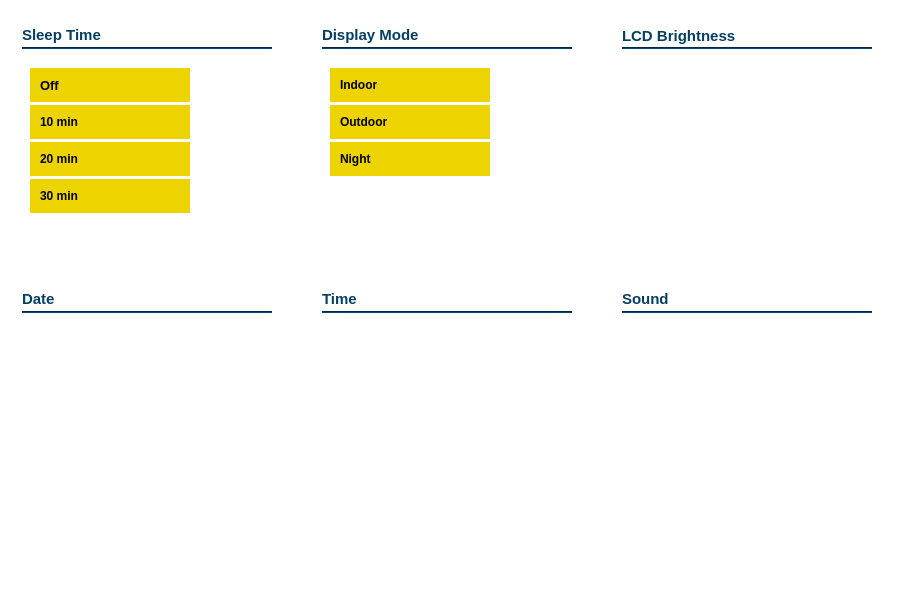
<?xml version="1.0" encoding="UTF-8"?>
<ui version="4.0">
 <class>dsdtset</class>
 <widget class="QWidget" name="dsdtset">
  <property name="geometry">
   <rect>
    <x>0</x>
    <y>0</y>
    <width>915</width>
    <height>598</height>
   </rect>
  </property>
  <property name="windowTitle">
   <string>Form</string>
  </property>
  <property name="styleSheet">
   <string notr="true">background-color: rgba(255, 255, 255,0.9);</string>
  </property>
  <widget class="QWidget" name="widget_2" native="true">
   <property name="geometry">
    <rect>
     <x>0</x>
     <y>0</y>
     <width>915</width>
     <height>598</height>
    </rect>
   </property>
   <property name="styleSheet">
    <string notr="true">QPushButton{font: 10pt &quot;Arial&quot;;font-weight:Bold;}
QPushButton{background-color: rgb(237, 212, 0);}
QLabel{background-color:rgba(0,0,0,0);}
QLabel{font: 11pt &quot;Arial&quot;;font-weight:Bold;}
QPushButton{border: none;}
</string>
   </property>
   <widget class="Line" name="line_4">
    <property name="geometry">
     <rect>
      <x>22</x>
      <y>47</y>
      <width>250</width>
      <height>2</height>
     </rect>
    </property>
    <property name="styleSheet">
     <string notr="true">background-color: rgba(6,62,97,1);</string>
    </property>
    <property name="orientation">
     <enum>Qt::Horizontal</enum>
    </property>
   </widget>
   <widget class="QLabel" name="label_4">
    <property name="geometry">
     <rect>
      <x>22</x>
      <y>26</y>
      <width>153</width>
      <height>17</height>
     </rect>
    </property>
    <property name="font">
     <font>
      <family>Arial</family>
      <pointsize>11</pointsize>
      <weight>75</weight>
      <italic>false</italic>
      <bold>true</bold>
     </font>
    </property>
    <property name="styleSheet">
     <string notr="true"> color:rgba(6,62,97,1);</string>
    </property>
    <property name="text">
     <string>Sleep Time</string>
    </property>
   </widget>
   <widget class="Line" name="line_5">
    <property name="geometry">
     <rect>
      <x>322</x>
      <y>47</y>
      <width>250</width>
      <height>2</height>
     </rect>
    </property>
    <property name="styleSheet">
     <string notr="true">background-color: rgba(6,62,97,1);</string>
    </property>
    <property name="orientation">
     <enum>Qt::Horizontal</enum>
    </property>
   </widget>
   <widget class="QLabel" name="label_5">
    <property name="geometry">
     <rect>
      <x>322</x>
      <y>26</y>
      <width>111</width>
      <height>17</height>
     </rect>
    </property>
    <property name="font">
     <font>
      <family>Arial</family>
      <pointsize>11</pointsize>
      <weight>75</weight>
      <italic>false</italic>
      <bold>true</bold>
     </font>
    </property>
    <property name="styleSheet">
     <string notr="true"> color:rgba(6,62,97,1);</string>
    </property>
    <property name="text">
     <string>Display Mode</string>
    </property>
   </widget>
   <widget class="Line" name="line_6">
    <property name="geometry">
     <rect>
      <x>622</x>
      <y>47</y>
      <width>250</width>
      <height>2</height>
     </rect>
    </property>
    <property name="styleSheet">
     <string notr="true">background-color: rgba(6,62,97,1);</string>
    </property>
    <property name="orientation">
     <enum>Qt::Horizontal</enum>
    </property>
   </widget>
   <widget class="QLabel" name="label_6">
    <property name="geometry">
     <rect>
      <x>622</x>
      <y>27</y>
      <width>161</width>
      <height>17</height>
     </rect>
    </property>
    <property name="font">
     <font>
      <family>Arial</family>
      <pointsize>11</pointsize>
      <weight>75</weight>
      <italic>false</italic>
      <bold>true</bold>
     </font>
    </property>
    <property name="styleSheet">
     <string notr="true"> color:rgba(6,62,97,1);</string>
    </property>
    <property name="text">
     <string>LCD Brightness</string>
    </property>
   </widget>
   <widget class="Line" name="line_7">
    <property name="geometry">
     <rect>
      <x>22</x>
      <y>311</y>
      <width>250</width>
      <height>2</height>
     </rect>
    </property>
    <property name="styleSheet">
     <string notr="true">background-color: rgba(6,62,97,1);</string>
    </property>
    <property name="orientation">
     <enum>Qt::Horizontal</enum>
    </property>
   </widget>
   <widget class="QLabel" name="label_7">
    <property name="geometry">
     <rect>
      <x>22</x>
      <y>290</y>
      <width>61</width>
      <height>17</height>
     </rect>
    </property>
    <property name="font">
     <font>
      <family>Arial</family>
      <pointsize>11</pointsize>
      <weight>75</weight>
      <italic>false</italic>
      <bold>true</bold>
     </font>
    </property>
    <property name="styleSheet">
     <string notr="true"> color:rgba(6,62,97,1);</string>
    </property>
    <property name="text">
     <string>Date</string>
    </property>
   </widget>
   <widget class="Line" name="line_8">
    <property name="geometry">
     <rect>
      <x>322</x>
      <y>311</y>
      <width>250</width>
      <height>2</height>
     </rect>
    </property>
    <property name="styleSheet">
     <string notr="true">background-color: rgba(6,62,97,1);</string>
    </property>
    <property name="orientation">
     <enum>Qt::Horizontal</enum>
    </property>
   </widget>
   <widget class="QLabel" name="label_8">
    <property name="geometry">
     <rect>
      <x>322</x>
      <y>290</y>
      <width>77</width>
      <height>17</height>
     </rect>
    </property>
    <property name="font">
     <font>
      <family>Arial</family>
      <pointsize>11</pointsize>
      <weight>75</weight>
      <italic>false</italic>
      <bold>true</bold>
     </font>
    </property>
    <property name="styleSheet">
     <string notr="true"> color:rgba(6,62,97,1);</string>
    </property>
    <property name="text">
     <string>Time</string>
    </property>
   </widget>
   <widget class="QPushButton" name="pushButton_7">
    <property name="geometry">
     <rect>
      <x>30</x>
      <y>68</y>
      <width>160</width>
      <height>34</height>
     </rect>
    </property>
    <property name="font">
     <font>
      <family>Arial</family>
      <pointsize>10</pointsize>
      <weight>75</weight>
      <italic>false</italic>
      <bold>true</bold>
     </font>
    </property>
    <property name="layoutDirection">
     <enum>Qt::LeftToRight</enum>
    </property>
    <property name="styleSheet">
     <string notr="true">QPushButton{padding-left:10px;text-align:left;}</string>
    </property>
    <property name="text">
     <string>Off</string>
    </property>
   </widget>
   <widget class="QPushButton" name="pushButton_8">
    <property name="geometry">
     <rect>
      <x>30</x>
      <y>105</y>
      <width>160</width>
      <height>34</height>
     </rect>
    </property>
    <property name="styleSheet">
     <string notr="true">QPushButton{padding-left:10px;text-align:left;}</string>
    </property>
    <property name="text">
     <string>10 min</string>
    </property>
   </widget>
   <widget class="QPushButton" name="pushButton_9">
    <property name="geometry">
     <rect>
      <x>30</x>
      <y>142</y>
      <width>160</width>
      <height>34</height>
     </rect>
    </property>
    <property name="styleSheet">
     <string notr="true">QPushButton{padding-left:10px;text-align:left;}</string>
    </property>
    <property name="text">
     <string>20 min</string>
    </property>
   </widget>
   <widget class="QPushButton" name="pushButton_10">
    <property name="geometry">
     <rect>
      <x>30</x>
      <y>179</y>
      <width>160</width>
      <height>34</height>
     </rect>
    </property>
    <property name="styleSheet">
     <string notr="true">QPushButton{padding-left:10px;text-align:left;}</string>
    </property>
    <property name="text">
     <string>30 min</string>
    </property>
   </widget>
   <widget class="QPushButton" name="pushButton_12">
    <property name="geometry">
     <rect>
      <x>330</x>
      <y>68</y>
      <width>160</width>
      <height>34</height>
     </rect>
    </property>
    <property name="styleSheet">
     <string notr="true">QPushButton{padding-left:10px;text-align:left;}</string>
    </property>
    <property name="text">
     <string>Indoor</string>
    </property>
   </widget>
   <widget class="QPushButton" name="pushButton_13">
    <property name="geometry">
     <rect>
      <x>330</x>
      <y>105</y>
      <width>160</width>
      <height>34</height>
     </rect>
    </property>
    <property name="styleSheet">
     <string notr="true">QPushButton{padding-left:10px;text-align:left;}</string>
    </property>
    <property name="text">
     <string>Outdoor</string>
    </property>
   </widget>
   <widget class="QPushButton" name="pushButton_14">
    <property name="geometry">
     <rect>
      <x>330</x>
      <y>142</y>
      <width>160</width>
      <height>34</height>
     </rect>
    </property>
    <property name="styleSheet">
     <string notr="true">QPushButton{padding-left:10px;text-align:left;}</string>
    </property>
    <property name="text">
     <string>Night</string>
    </property>
   </widget>
   <widget class="QLabel" name="label_9">
    <property name="geometry">
     <rect>
      <x>622</x>
      <y>290</y>
      <width>77</width>
      <height>17</height>
     </rect>
    </property>
    <property name="font">
     <font>
      <family>Arial</family>
      <pointsize>11</pointsize>
      <weight>75</weight>
      <italic>false</italic>
      <bold>true</bold>
     </font>
    </property>
    <property name="styleSheet">
     <string notr="true"> color:rgba(6,62,97,1);</string>
    </property>
    <property name="text">
     <string>Sound</string>
    </property>
   </widget>
   <widget class="Line" name="line_9">
    <property name="geometry">
     <rect>
      <x>622</x>
      <y>311</y>
      <width>250</width>
      <height>2</height>
     </rect>
    </property>
    <property name="styleSheet">
     <string notr="true">background-color: rgba(6,62,97,1);</string>
    </property>
    <property name="orientation">
     <enum>Qt::Horizontal</enum>
    </property>
   </widget>
  </widget>
 </widget>
 <resources/>
 <connections/>
</ui>
